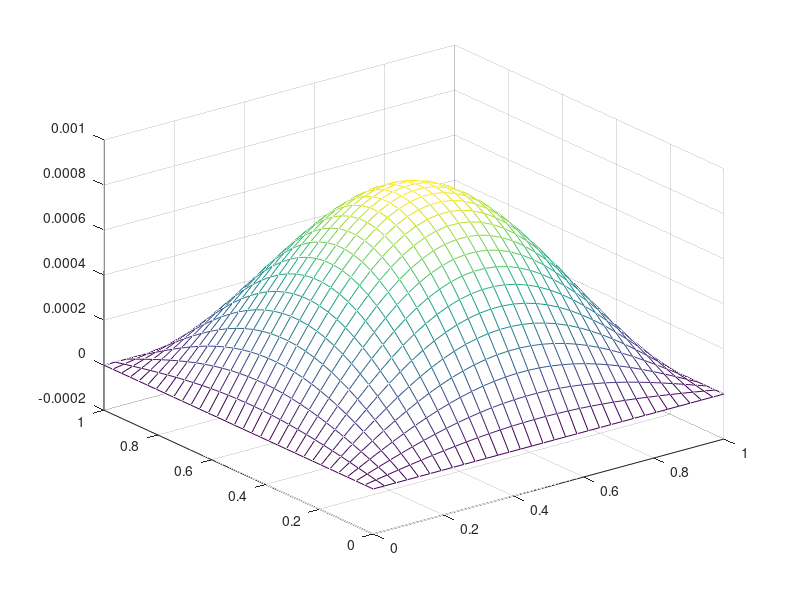

Reproduce this figure in MATLAB.
clc; close; clear;
n=30; 
m=n*n;  c=linspace(0,1,n+2); h=1/(n+1);
A=4*eye(m)+diag(-ones(m-1,1),1)+diag(-ones(m-1,1),-1)+...
    diag(-ones(m-n,1),n)+diag(-ones(m-n,1),-n);
for k=2:n-1
    A((k-1)*n+1,(k-1)*n)=0; 
    A(k*n,k*n+n)=0;
end
A(n*(n-1)+1,n*(n-1))=0;
A(n,n+n)=0;

xx=c(2:n+1)'*ones(1,n); 
yy=ones(n,1)*c(2:n+1); 
zz=2*pi.^2*sin(pi*xx).*sin(pi.*yy);
b=h^2*reshape(zz,m,1);

r=A\b; r=reshape(r,n,n); 
r=[zeros(1,n+2);zeros(n,1),r,zeros(n,1);zeros(1,n+2)];

[X,Y]=meshgrid(c, c);  
%mesh(X,Y,r);

truth = sin(pi()*X).*sin(pi()*Y);
set(gcf, 'position', [0 0 480 240]);
mesh(X,Y,r-truth);
bias = abs(r-truth);
max(bias(:))

